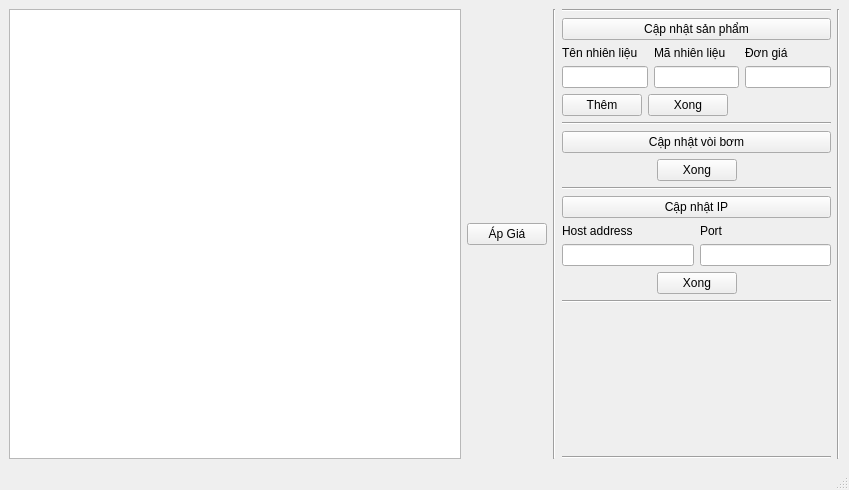
<?xml version="1.0" encoding="UTF-8"?>
<ui version="4.0">
 <class>MainWindow</class>
 <widget class="QMainWindow" name="MainWindow">
  <property name="geometry">
   <rect>
    <x>0</x>
    <y>0</y>
    <width>849</width>
    <height>490</height>
   </rect>
  </property>
  <property name="windowTitle">
   <string>MainWindow</string>
  </property>
  <widget class="QWidget" name="centralwidget">
   <layout class="QGridLayout" name="gridLayout">
    <item row="0" column="0">
     <layout class="QHBoxLayout" name="horizontalLayout_4" stretch="2,0,1,0">
      <item>
       <layout class="QHBoxLayout" name="horizontalLayout">
        <item>
         <widget class="QTableView" name="product_table"/>
        </item>
        <item>
         <widget class="QPushButton" name="release_btn">
          <property name="text">
           <string>Áp Giá</string>
          </property>
         </widget>
        </item>
       </layout>
      </item>
      <item>
       <widget class="Line" name="line">
        <property name="orientation">
         <enum>Qt::Vertical</enum>
        </property>
       </widget>
      </item>
      <item>
       <layout class="QVBoxLayout" name="verticalLayout">
        <item>
         <widget class="Line" name="line_5">
          <property name="orientation">
           <enum>Qt::Horizontal</enum>
          </property>
         </widget>
        </item>
        <item>
         <layout class="QVBoxLayout" name="verticalLayout_12">
          <item>
           <widget class="QPushButton" name="updateProduct_btn">
            <property name="text">
             <string>Cập nhật sản phẩm</string>
            </property>
           </widget>
          </item>
          <item>
           <layout class="QVBoxLayout" name="verticalLayout_11">
            <item>
             <layout class="QHBoxLayout" name="horizontalLayout_3">
              <item>
               <layout class="QVBoxLayout" name="verticalLayout_8">
                <item>
                 <widget class="QLabel" name="label_6">
                  <property name="text">
                   <string>Tên nhiên liệu </string>
                  </property>
                 </widget>
                </item>
                <item>
                 <widget class="QLineEdit" name="nameFuel_input"/>
                </item>
               </layout>
              </item>
              <item>
               <layout class="QVBoxLayout" name="verticalLayout_9">
                <item>
                 <widget class="QLabel" name="label_7">
                  <property name="text">
                   <string>Mã nhiên liệu</string>
                  </property>
                 </widget>
                </item>
                <item>
                 <widget class="QLineEdit" name="fuelID_input"/>
                </item>
               </layout>
              </item>
              <item>
               <layout class="QVBoxLayout" name="verticalLayout_10">
                <item>
                 <widget class="QLabel" name="label_8">
                  <property name="text">
                   <string>Đơn giá</string>
                  </property>
                 </widget>
                </item>
                <item>
                 <widget class="QLineEdit" name="price_input"/>
                </item>
               </layout>
              </item>
             </layout>
            </item>
            <item>
             <layout class="QHBoxLayout" name="horizontalLayout_5">
              <item>
               <widget class="QPushButton" name="addFuel_btn">
                <property name="text">
                 <string>Thêm</string>
                </property>
               </widget>
              </item>
              <item>
               <widget class="QPushButton" name="updateProductDone_btn">
                <property name="text">
                 <string>Xong</string>
                </property>
               </widget>
              </item>
              <item>
               <spacer name="horizontalSpacer_2">
                <property name="orientation">
                 <enum>Qt::Horizontal</enum>
                </property>
                <property name="sizeHint" stdset="0">
                 <size>
                  <width>40</width>
                  <height>20</height>
                 </size>
                </property>
               </spacer>
              </item>
             </layout>
            </item>
           </layout>
          </item>
         </layout>
        </item>
        <item>
         <widget class="Line" name="line_3">
          <property name="orientation">
           <enum>Qt::Horizontal</enum>
          </property>
         </widget>
        </item>
        <item>
         <layout class="QVBoxLayout" name="verticalLayout_15">
          <item>
           <widget class="QPushButton" name="updateMapping_btn">
            <property name="text">
             <string>Cập nhật vòi bơm</string>
            </property>
           </widget>
          </item>
          <item>
           <layout class="QHBoxLayout" name="horizontalLayout_6"/>
          </item>
          <item>
           <layout class="QHBoxLayout" name="horizontalLayout_7">
            <item>
             <spacer name="horizontalSpacer_3">
              <property name="orientation">
               <enum>Qt::Horizontal</enum>
              </property>
              <property name="sizeHint" stdset="0">
               <size>
                <width>40</width>
                <height>20</height>
               </size>
              </property>
             </spacer>
            </item>
            <item>
             <widget class="QPushButton" name="updateMappingDone_btn">
              <property name="text">
               <string>Xong</string>
              </property>
             </widget>
            </item>
            <item>
             <spacer name="horizontalSpacer_4">
              <property name="orientation">
               <enum>Qt::Horizontal</enum>
              </property>
              <property name="sizeHint" stdset="0">
               <size>
                <width>40</width>
                <height>20</height>
               </size>
              </property>
             </spacer>
            </item>
           </layout>
          </item>
         </layout>
        </item>
        <item>
         <layout class="QVBoxLayout" name="verticalLayout_2">
          <item>
           <widget class="Line" name="line_4">
            <property name="orientation">
             <enum>Qt::Horizontal</enum>
            </property>
           </widget>
          </item>
          <item>
           <widget class="QPushButton" name="updateIP_btn">
            <property name="text">
             <string>Cập nhật IP</string>
            </property>
           </widget>
          </item>
          <item>
           <layout class="QHBoxLayout" name="horizontalLayout_2">
            <item>
             <layout class="QVBoxLayout" name="verticalLayout_5">
              <item>
               <widget class="QLabel" name="label_4">
                <property name="text">
                 <string>Host address</string>
                </property>
               </widget>
              </item>
              <item>
               <widget class="QLineEdit" name="host_address_input"/>
              </item>
             </layout>
            </item>
            <item>
             <layout class="QVBoxLayout" name="verticalLayout_6">
              <item>
               <widget class="QLabel" name="label_5">
                <property name="text">
                 <string>Port</string>
                </property>
               </widget>
              </item>
              <item>
               <widget class="QLineEdit" name="port_input"/>
              </item>
             </layout>
            </item>
           </layout>
          </item>
          <item>
           <layout class="QHBoxLayout" name="horizontalLayout_8">
            <item>
             <spacer name="horizontalSpacer_5">
              <property name="orientation">
               <enum>Qt::Horizontal</enum>
              </property>
              <property name="sizeHint" stdset="0">
               <size>
                <width>40</width>
                <height>20</height>
               </size>
              </property>
             </spacer>
            </item>
            <item>
             <widget class="QPushButton" name="updateIPDone_btn">
              <property name="text">
               <string>Xong</string>
              </property>
             </widget>
            </item>
            <item>
             <spacer name="horizontalSpacer_6">
              <property name="orientation">
               <enum>Qt::Horizontal</enum>
              </property>
              <property name="sizeHint" stdset="0">
               <size>
                <width>40</width>
                <height>20</height>
               </size>
              </property>
             </spacer>
            </item>
           </layout>
          </item>
         </layout>
        </item>
        <item>
         <widget class="Line" name="line_6">
          <property name="orientation">
           <enum>Qt::Horizontal</enum>
          </property>
         </widget>
        </item>
        <item>
         <spacer name="verticalSpacer">
          <property name="orientation">
           <enum>Qt::Vertical</enum>
          </property>
          <property name="sizeHint" stdset="0">
           <size>
            <width>20</width>
            <height>40</height>
           </size>
          </property>
         </spacer>
        </item>
        <item>
         <widget class="Line" name="line_7">
          <property name="orientation">
           <enum>Qt::Horizontal</enum>
          </property>
         </widget>
        </item>
       </layout>
      </item>
      <item>
       <widget class="Line" name="line_2">
        <property name="orientation">
         <enum>Qt::Vertical</enum>
        </property>
       </widget>
      </item>
     </layout>
    </item>
   </layout>
  </widget>
  <widget class="QMenuBar" name="menubar">
   <property name="geometry">
    <rect>
     <x>0</x>
     <y>0</y>
     <width>849</width>
     <height>21</height>
    </rect>
   </property>
  </widget>
  <widget class="QStatusBar" name="statusbar"/>
 </widget>
 <resources/>
 <connections/>
</ui>
